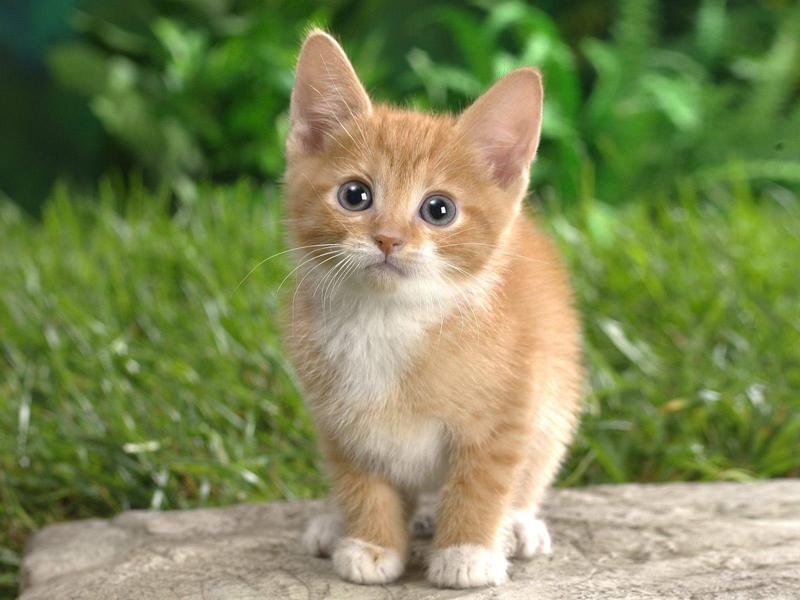
#> input picture HW_1/cat.jpg, 800 x 600 px
$ python Homework_1.py
#> lines starting #> are read from the running program, lines starting #| are printed output that depends on the picture
import numpy as np
import scipy as sp
from scipy import ndimage, misc
import matplotlib.pyplot as plt
from PIL import Image
from PIL import ImageColor

i1 = Image.open('cat.jpg')
#> i1 is the input picture: PIL image 800x600 RGB; mean R, G, B 125.8, 136, 85.7

rgb2RED = (
    0.412453, 0.357580, 0.180423, 255,
    0.212671, 0.715160, 0.072169, 0,
    0.019334, 0.119193, 0.950227, 0 )
rgb2GREEN = (
    0.412453, 0.357580, 0.180423, 0,
    0.212671, 0.715160, 0.072169, 255,
    0.019334, 0.119193, 0.950227, 0 )
rgb2BLUE = (
    0.412453, 0.357580, 0.180423, 0,
    0.212671, 0.715160, 0.072169, 0,
    0.019334, 0.119193, 0.950227, 255 )

i2 = i1.convert("RGB", rgb2RED)
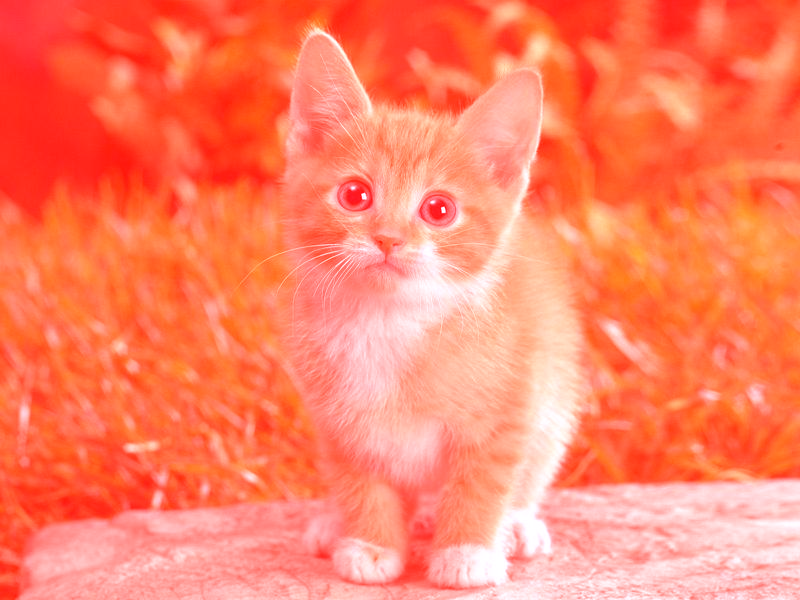
#> i2: PIL image 800x600 RGB; mean R, G, B 255, 130.2, 100.1
i3 = i1.convert("RGB", rgb2GREEN)
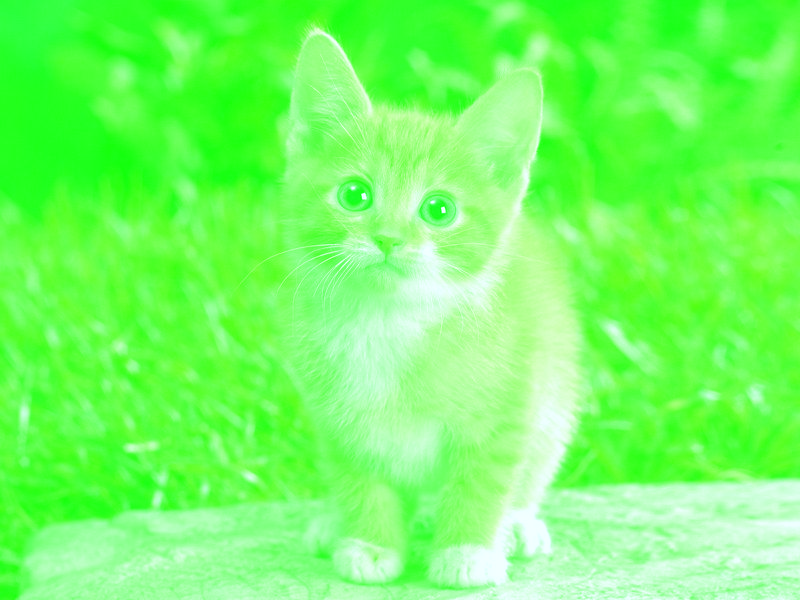
#> i3: PIL image 800x600 RGB; mean R, G, B 116, 255, 100.1
i4 = i1.convert("RGB", rgb2BLUE)
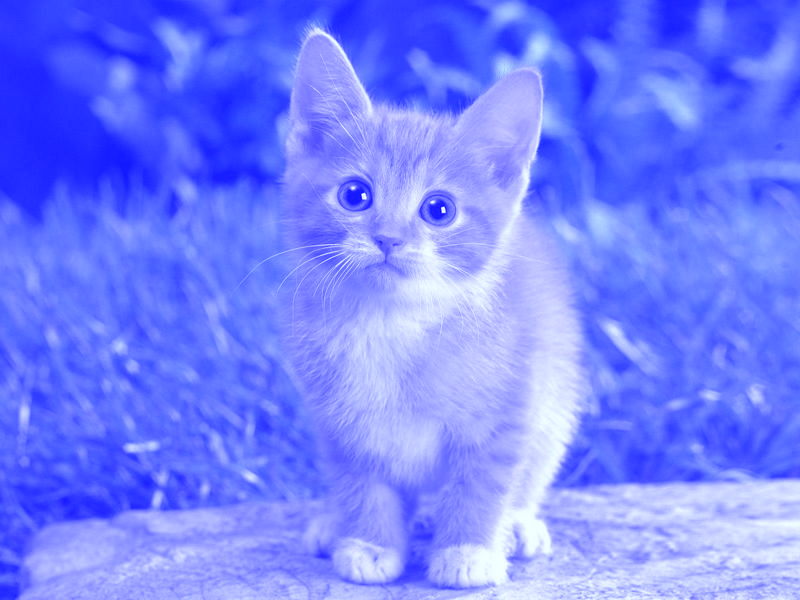
#> i4: PIL image 800x600 RGB; mean R, G, B 116, 130.2, 255

i1 = i1.resize((400,300))
#> i1: PIL image 400x300 RGB
i2 = i2.resize((400,300))
#> i2: PIL image 400x300 RGB
i3 = i3.resize((400,300))
#> i3: PIL image 400x300 RGB
i4 = i4.resize((400,300))
#> i4: PIL image 400x300 RGB

sum = Image.new('RGB',(800,600),'white')
#> sum: PIL image 800x600 RGB; every value is 255

sum.paste(i1,(0,0,400,300))
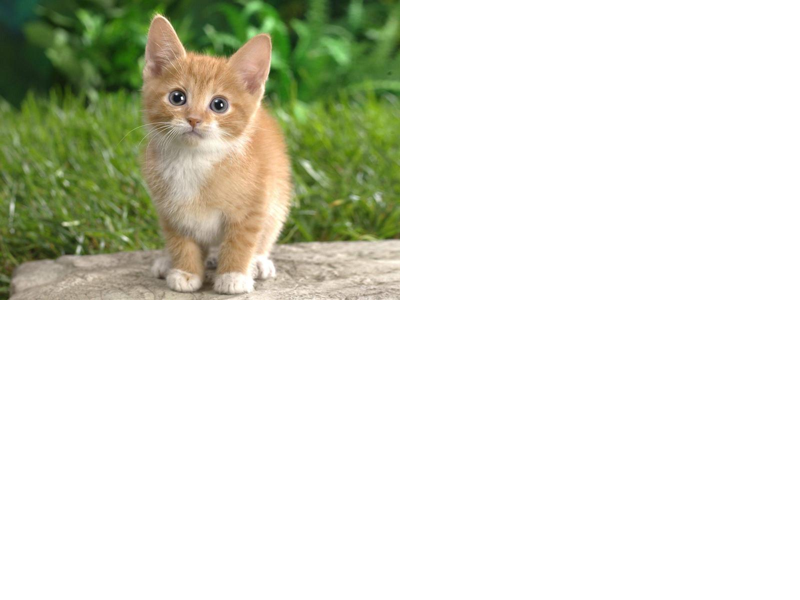
#> sum: PIL image 800x600 RGB; mean R, G, B 222.7, 225.2, 212.7

sum.paste(i3,(0,300,400,600))
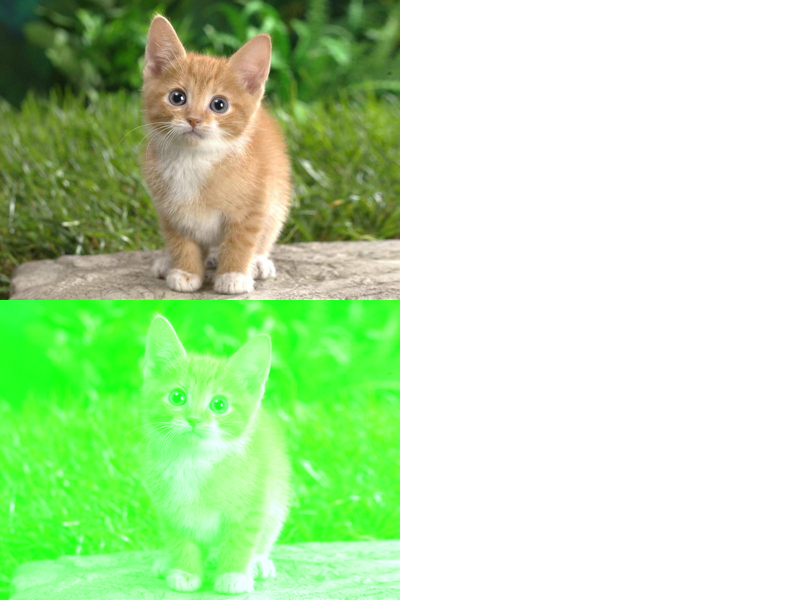
#> sum: PIL image 800x600 RGB; mean R, G, B 188, 225.2, 174

sum.paste(i2,(400,0,800,300))
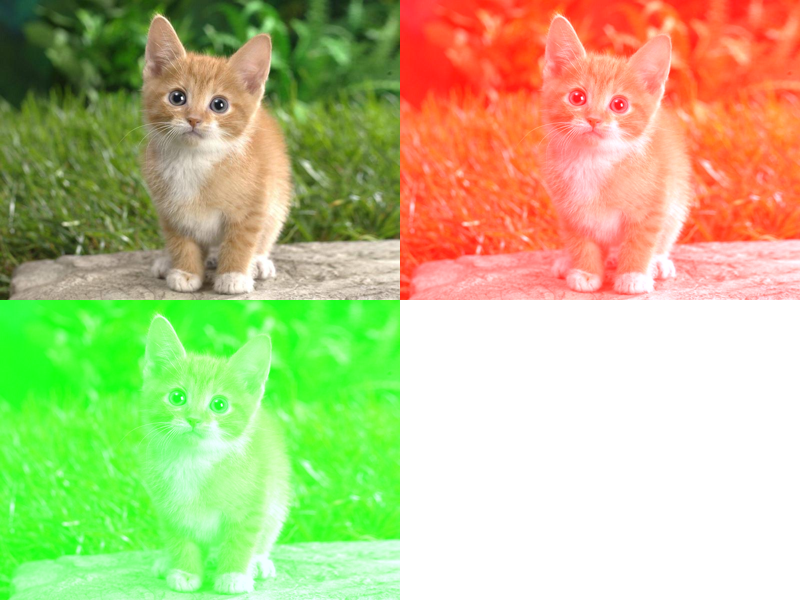
#> sum: PIL image 800x600 RGB; mean R, G, B 188, 194.1, 135.2

sum.paste(i4,(400,300,800,600))
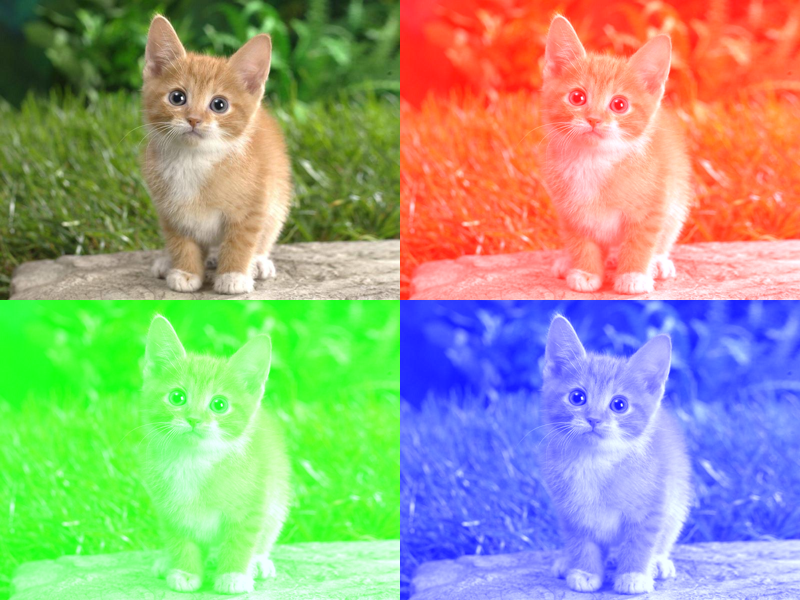
#> sum: PIL image 800x600 RGB; mean R, G, B 153.2, 162.9, 135.2

sum.show()

sum.save('figure_2.jpg')
